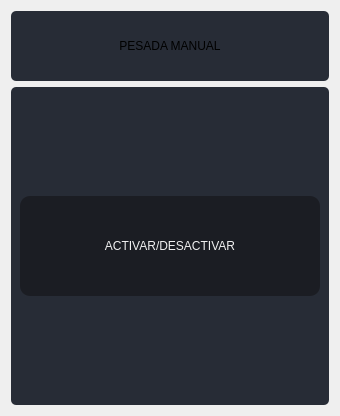
                  <widget class="QWidget" name="page_tipo_pesada">
                   <layout class="QVBoxLayout" name="verticalLayout_16">
                    <item>
                     <widget class="QFrame" name="frame_9">
                      <property name="minimumSize">
                       <size>
                        <width>0</width>
                        <height>70</height>
                       </size>
                      </property>
                      <property name="maximumSize">
                       <size>
                        <width>16777215</width>
                        <height>70</height>
                       </size>
                      </property>
                      <property name="styleSheet">
                       <string notr="true">background-color: rgb(39, 44, 54);
border-radius: 5px;</string>
                      </property>
                      <property name="frameShape">
                       <enum>QFrame::StyledPanel</enum>
                      </property>
                      <property name="frameShadow">
                       <enum>QFrame::Raised</enum>
                      </property>
                      <layout class="QVBoxLayout" name="verticalLayout_23">
                       <item>
                        <layout class="QVBoxLayout" name="verticalLayout_29">
                         <item>
                          <widget class="QLabel" name="label_11">
                           <property name="styleSheet">
                            <string notr="true">font: 75 20pt &quot;MS Shell Dlg 2&quot;;</string>
                           </property>
                           <property name="text">
                            <string>PESADA MANUAL</string>
                           </property>
                           <property name="alignment">
                            <set>Qt::AlignCenter</set>
                           </property>
                          </widget>
                         </item>
                        </layout>
                       </item>
                      </layout>
                     </widget>
                    </item>
                    <item>
                     <widget class="QFrame" name="frame_10">
                      <property name="styleSheet">
                       <string notr="true">background-color: rgb(39, 44, 54);
border-radius: 5px;</string>
                      </property>
                      <property name="frameShape">
                       <enum>QFrame::StyledPanel</enum>
                      </property>
                      <property name="frameShadow">
                       <enum>QFrame::Raised</enum>
                      </property>
                      <layout class="QVBoxLayout" name="verticalLayout_26">
                       <item>
                        <layout class="QFormLayout" name="formLayout_3">
                         <property name="fieldGrowthPolicy">
                          <enum>QFormLayout::FieldsStayAtSizeHint</enum>
                         </property>
                         <property name="labelAlignment">
                          <set>Qt::AlignCenter</set>
                         </property>
                         <property name="formAlignment">
                          <set>Qt::AlignHCenter|Qt::AlignTop</set>
                         </property>
                         <property name="horizontalSpacing">
                          <number>60</number>
                         </property>
                         <property name="verticalSpacing">
                          <number>60</number>
                         </property>
                         <item row="0" column="0">
                          <spacer name="verticalSpacer_3">
                           <property name="orientation">
                            <enum>Qt::Vertical</enum>
                           </property>
                           <property name="sizeHint" stdset="0">
                            <size>
                             <width>20</width>
                             <height>40</height>
                            </size>
                           </property>
                          </spacer>
                         </item>
                         <item row="1" column="0">
                          <widget class="QPushButton" name="btn_pesada">
                           <property name="minimumSize">
                            <size>
                             <width>300</width>
                             <height>100</height>
                            </size>
                           </property>
                           <property name="styleSheet">
                            <string notr="true">QPushButton {
	border-color: rgb(27, 29, 35);
	font: 75 16pt &quot;MS Shell Dlg 2&quot;;
	color: rgb(240, 240, 240);
	background-color: rgb(27, 29, 35);
	border: 0px solid;
	border-radius: 10px;	
}
QPushButton:hover {
	background-color:rgb(44, 49, 60);
	border-color: rgb(27, 29, 35);
	border: 2px solid;
}</string>
                           </property>
                           <property name="text">
                            <string>ACTIVAR/DESACTIVAR</string>
                           </property>
                           <property name="icon">
                            <iconset resource="files.qrc">
                             <normaloff>:/24x24/icons/24x24/ct-romana5.png</normaloff>:/24x24/icons/24x24/ct-romana5.png</iconset>
                           </property>
                           <property name="iconSize">
                            <size>
                             <width>80</width>
                             <height>80</height>
                            </size>
                           </property>
                          </widget>
                         </item>
                         <item row="2" column="0">
                          <spacer name="verticalSpacer_4">
                           <property name="orientation">
                            <enum>Qt::Vertical</enum>
                           </property>
                           <property name="sizeHint" stdset="0">
                            <size>
                             <width>20</width>
                             <height>40</height>
                            </size>
                           </property>
                          </spacer>
                         </item>
                        </layout>
                       </item>
                      </layout>
                     </widget>
                    </item>
                   </layout>
                  </widget>
